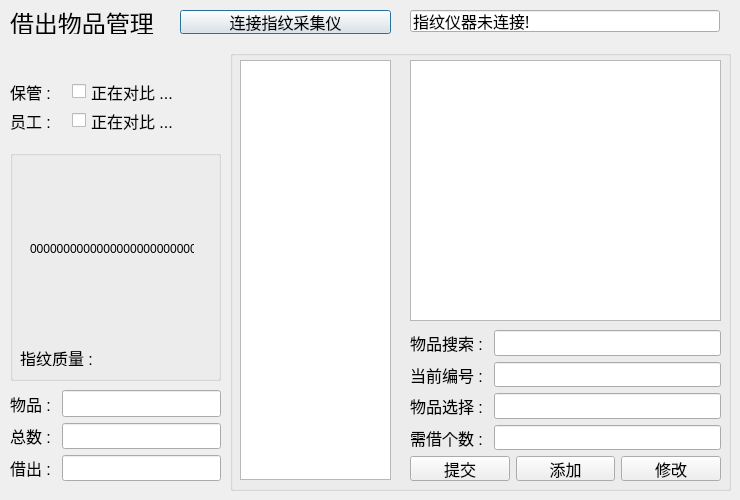
<?xml version="1.0" encoding="UTF-8"?>
<ui version="4.0">
 <class>borrowDialog</class>
 <widget class="QDialog" name="borrowDialog">
  <property name="geometry">
   <rect>
    <x>0</x>
    <y>0</y>
    <width>740</width>
    <height>500</height>
   </rect>
  </property>
  <property name="windowTitle">
   <string>borrowDialog</string>
  </property>
  <widget class="QWidget" name="layoutWidget_2">
   <property name="geometry">
    <rect>
     <x>10</x>
     <y>390</y>
     <width>211</width>
     <height>91</height>
    </rect>
   </property>
   <layout class="QVBoxLayout" name="verticalLayout_2">
    <item>
     <layout class="QHBoxLayout" name="horizontalLayout_9">
      <item>
       <widget class="QLabel" name="label_11">
        <property name="maximumSize">
         <size>
          <width>56</width>
          <height>16777215</height>
         </size>
        </property>
        <property name="font">
         <font>
          <pointsize>12</pointsize>
         </font>
        </property>
        <property name="text">
         <string>物品 : </string>
        </property>
       </widget>
      </item>
      <item>
       <widget class="QLineEdit" name="lineEdit_6">
        <property name="font">
         <font>
          <family>宋体</family>
          <pointsize>12</pointsize>
         </font>
        </property>
        <property name="text">
         <string/>
        </property>
        <property name="readOnly">
         <bool>false</bool>
        </property>
       </widget>
      </item>
     </layout>
    </item>
    <item>
     <layout class="QHBoxLayout" name="horizontalLayout_8">
      <item>
       <widget class="QLabel" name="label_10">
        <property name="maximumSize">
         <size>
          <width>56</width>
          <height>16777215</height>
         </size>
        </property>
        <property name="font">
         <font>
          <pointsize>12</pointsize>
         </font>
        </property>
        <property name="text">
         <string>总数 : </string>
        </property>
       </widget>
      </item>
      <item>
       <widget class="QLineEdit" name="lineEdit_7">
        <property name="font">
         <font>
          <family>宋体</family>
          <pointsize>12</pointsize>
         </font>
        </property>
        <property name="text">
         <string/>
        </property>
        <property name="readOnly">
         <bool>false</bool>
        </property>
       </widget>
      </item>
     </layout>
    </item>
    <item>
     <layout class="QHBoxLayout" name="horizontalLayout_10">
      <item>
       <widget class="QLabel" name="label_12">
        <property name="maximumSize">
         <size>
          <width>56</width>
          <height>16777215</height>
         </size>
        </property>
        <property name="font">
         <font>
          <pointsize>12</pointsize>
         </font>
        </property>
        <property name="text">
         <string>借出 : </string>
        </property>
       </widget>
      </item>
      <item>
       <widget class="QLineEdit" name="lineEdit_8">
        <property name="font">
         <font>
          <family>宋体</family>
          <pointsize>12</pointsize>
         </font>
        </property>
        <property name="text">
         <string/>
        </property>
        <property name="readOnly">
         <bool>false</bool>
        </property>
       </widget>
      </item>
     </layout>
    </item>
   </layout>
  </widget>
  <widget class="QPushButton" name="pushButton">
   <property name="geometry">
    <rect>
     <x>180</x>
     <y>10</y>
     <width>211</width>
     <height>24</height>
    </rect>
   </property>
   <property name="font">
    <font>
     <pointsize>12</pointsize>
    </font>
   </property>
   <property name="text">
    <string>连接指纹采集仪</string>
   </property>
  </widget>
  <widget class="QWidget" name="layoutWidget">
   <property name="geometry">
    <rect>
     <x>10</x>
     <y>80</y>
     <width>211</width>
     <height>52</height>
    </rect>
   </property>
   <layout class="QVBoxLayout" name="verticalLayout">
    <item>
     <layout class="QHBoxLayout" name="horizontalLayout">
      <item>
       <widget class="QLabel" name="label_4">
        <property name="maximumSize">
         <size>
          <width>56</width>
          <height>16777215</height>
         </size>
        </property>
        <property name="font">
         <font>
          <pointsize>12</pointsize>
         </font>
        </property>
        <property name="text">
         <string>保管 : </string>
        </property>
       </widget>
      </item>
      <item>
       <widget class="QCheckBox" name="checkBox_1">
        <property name="font">
         <font>
          <pointsize>12</pointsize>
         </font>
        </property>
        <property name="text">
         <string>正在对比 ...</string>
        </property>
       </widget>
      </item>
     </layout>
    </item>
    <item>
     <layout class="QHBoxLayout" name="horizontalLayout_2">
      <item>
       <widget class="QLabel" name="label_5">
        <property name="maximumSize">
         <size>
          <width>56</width>
          <height>16777215</height>
         </size>
        </property>
        <property name="font">
         <font>
          <pointsize>12</pointsize>
         </font>
        </property>
        <property name="text">
         <string>员工 : </string>
        </property>
       </widget>
      </item>
      <item>
       <widget class="QCheckBox" name="checkBox_2">
        <property name="font">
         <font>
          <pointsize>12</pointsize>
         </font>
        </property>
        <property name="text">
         <string>正在对比 ...</string>
        </property>
       </widget>
      </item>
     </layout>
    </item>
   </layout>
  </widget>
  <widget class="QLabel" name="label">
   <property name="geometry">
    <rect>
     <x>10</x>
     <y>10</y>
     <width>144</width>
     <height>24</height>
    </rect>
   </property>
   <property name="font">
    <font>
     <pointsize>18</pointsize>
    </font>
   </property>
   <property name="text">
    <string>借出物品管理</string>
   </property>
  </widget>
  <widget class="QLineEdit" name="lineEdit">
   <property name="geometry">
    <rect>
     <x>410</x>
     <y>10</y>
     <width>310</width>
     <height>22</height>
    </rect>
   </property>
   <property name="maximumSize">
    <size>
     <width>310</width>
     <height>16777215</height>
    </size>
   </property>
   <property name="font">
    <font>
     <family>宋体</family>
     <pointsize>12</pointsize>
    </font>
   </property>
   <property name="text">
    <string>指纹仪器未连接!</string>
   </property>
   <property name="readOnly">
    <bool>false</bool>
   </property>
  </widget>
  <widget class="QGroupBox" name="groupBox_2">
   <property name="geometry">
    <rect>
     <x>230</x>
     <y>50</y>
     <width>501</width>
     <height>441</height>
    </rect>
   </property>
   <property name="title">
    <string/>
   </property>
   <widget class="QTableView" name="tableView">
    <property name="geometry">
     <rect>
      <x>10</x>
      <y>10</y>
      <width>151</width>
      <height>420</height>
     </rect>
    </property>
   </widget>
   <widget class="QWidget" name="layoutWidget_3">
    <property name="geometry">
     <rect>
      <x>180</x>
      <y>280</y>
      <width>311</width>
      <height>151</height>
     </rect>
    </property>
    <layout class="QVBoxLayout" name="verticalLayout_3">
     <item>
      <layout class="QHBoxLayout" name="horizontalLayout_4">
       <item>
        <widget class="QLabel" name="label_7">
         <property name="maximumSize">
          <size>
           <width>88</width>
           <height>16777215</height>
          </size>
         </property>
         <property name="font">
          <font>
           <pointsize>12</pointsize>
          </font>
         </property>
         <property name="text">
          <string>物品搜索 : </string>
         </property>
        </widget>
       </item>
       <item>
        <widget class="QLineEdit" name="lineEdit_2">
         <property name="font">
          <font>
           <family>宋体</family>
           <pointsize>12</pointsize>
          </font>
         </property>
         <property name="text">
          <string/>
         </property>
         <property name="readOnly">
          <bool>false</bool>
         </property>
        </widget>
       </item>
      </layout>
     </item>
     <item>
      <layout class="QHBoxLayout" name="horizontalLayout_11">
       <item>
        <widget class="QLabel" name="label_13">
         <property name="maximumSize">
          <size>
           <width>88</width>
           <height>16777215</height>
          </size>
         </property>
         <property name="font">
          <font>
           <pointsize>12</pointsize>
          </font>
         </property>
         <property name="text">
          <string>当前编号 : </string>
         </property>
        </widget>
       </item>
       <item>
        <widget class="QLineEdit" name="lineEdit_3">
         <property name="font">
          <font>
           <family>宋体</family>
           <pointsize>12</pointsize>
          </font>
         </property>
         <property name="text">
          <string/>
         </property>
         <property name="readOnly">
          <bool>false</bool>
         </property>
        </widget>
       </item>
      </layout>
     </item>
     <item>
      <layout class="QHBoxLayout" name="horizontalLayout_5">
       <item>
        <widget class="QLabel" name="label_8">
         <property name="maximumSize">
          <size>
           <width>88</width>
           <height>16777215</height>
          </size>
         </property>
         <property name="font">
          <font>
           <pointsize>12</pointsize>
          </font>
         </property>
         <property name="text">
          <string>物品选择 : </string>
         </property>
        </widget>
       </item>
       <item>
        <widget class="QLineEdit" name="lineEdit_4">
         <property name="font">
          <font>
           <family>宋体</family>
           <pointsize>12</pointsize>
          </font>
         </property>
         <property name="text">
          <string/>
         </property>
         <property name="readOnly">
          <bool>false</bool>
         </property>
        </widget>
       </item>
      </layout>
     </item>
     <item>
      <layout class="QHBoxLayout" name="horizontalLayout_6">
       <item>
        <widget class="QLabel" name="label_9">
         <property name="maximumSize">
          <size>
           <width>88</width>
           <height>16777215</height>
          </size>
         </property>
         <property name="font">
          <font>
           <pointsize>12</pointsize>
          </font>
         </property>
         <property name="text">
          <string>需借个数 : </string>
         </property>
        </widget>
       </item>
       <item>
        <widget class="QLineEdit" name="lineEdit_5">
         <property name="font">
          <font>
           <family>宋体</family>
           <pointsize>12</pointsize>
          </font>
         </property>
         <property name="text">
          <string/>
         </property>
         <property name="readOnly">
          <bool>false</bool>
         </property>
        </widget>
       </item>
      </layout>
     </item>
     <item>
      <layout class="QHBoxLayout" name="horizontalLayout_7">
       <item>
        <widget class="QPushButton" name="pushButton_4">
         <property name="font">
          <font>
           <pointsize>12</pointsize>
          </font>
         </property>
         <property name="text">
          <string>提交</string>
         </property>
        </widget>
       </item>
       <item>
        <widget class="QPushButton" name="pushButton_2">
         <property name="font">
          <font>
           <pointsize>12</pointsize>
          </font>
         </property>
         <property name="text">
          <string>添加</string>
         </property>
        </widget>
       </item>
       <item>
        <widget class="QPushButton" name="pushButton_3">
         <property name="font">
          <font>
           <pointsize>12</pointsize>
          </font>
         </property>
         <property name="text">
          <string>修改</string>
         </property>
        </widget>
       </item>
      </layout>
     </item>
    </layout>
   </widget>
   <widget class="QTableWidget" name="tableWidget">
    <property name="geometry">
     <rect>
      <x>180</x>
      <y>10</y>
      <width>311</width>
      <height>261</height>
     </rect>
    </property>
   </widget>
  </widget>
  <widget class="QGroupBox" name="groupBox">
   <property name="geometry">
    <rect>
     <x>10</x>
     <y>150</y>
     <width>211</width>
     <height>231</height>
    </rect>
   </property>
   <property name="title">
    <string/>
   </property>
   <widget class="QLabel" name="label_2">
    <property name="geometry">
     <rect>
      <x>20</x>
      <y>10</y>
      <width>164</width>
      <height>178</height>
     </rect>
    </property>
    <property name="font">
     <font>
      <pointsize>9</pointsize>
     </font>
    </property>
    <property name="text">
     <string>00000000000000000000000000</string>
    </property>
   </widget>
   <widget class="QLabel" name="label_3">
    <property name="geometry">
     <rect>
      <x>10</x>
      <y>200</y>
      <width>191</width>
      <height>16</height>
     </rect>
    </property>
    <property name="font">
     <font>
      <pointsize>12</pointsize>
     </font>
    </property>
    <property name="text">
     <string>指纹质量 : </string>
    </property>
   </widget>
  </widget>
 </widget>
 <resources/>
 <connections/>
</ui>
